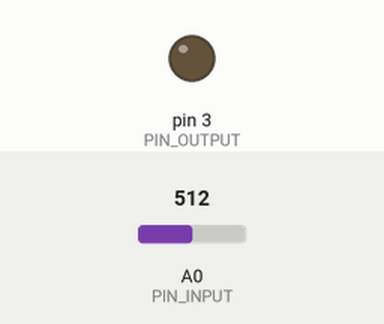
Recording of a sketch running on a simulated Arduino Uno, built with avr-gcc and run on an emulated ATmega328P. Parts: output pins drawn as LEDs (lit = HIGH). Inputs (shaded band) come from the test bench; at power-on: A0 (PIN_INPUT) = 512.

Above: at 1.2 s.
1.3 s: A0 (PIN_INPUT) set to 60
At 1.85 s:
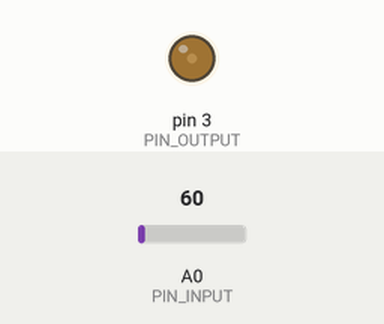
4.3 s: A0 (PIN_INPUT) set to 122
5.8 s: A0 (PIN_INPUT) set to 0
At 7.3 s:
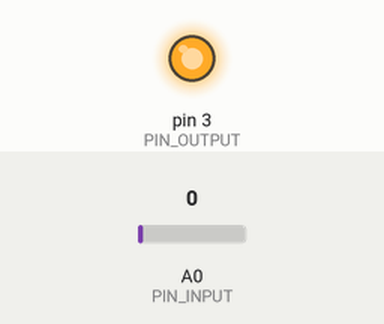
7.6 s: A0 (PIN_INPUT) set to 306
At 8.5 s:
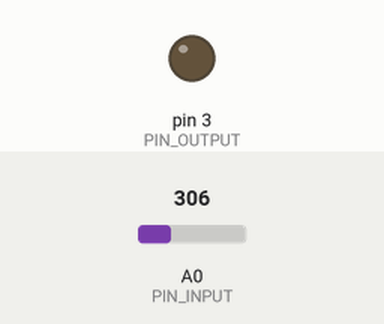
Timing chart, 0 to 10.1 s (numbered marks = the images above; inputs shaded):
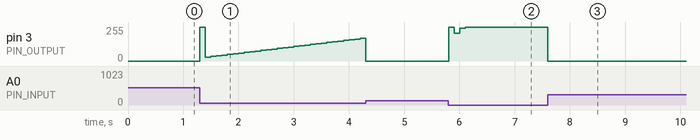

Measured:
- after the input at 1.3 s, pin 3 (PIN_OUTPUT): 0/255 → 255/255 at once, → 30/255 0.10 s later, → 35/255 0.10 s later, → 40/255 0.10 s later, … (30 changes in this stretch)
- after the input at 5.8 s, pin 3 (PIN_OUTPUT): 0/255 → 255/255 at once, → 210/255 0.10 s later, → 245/255 0.10 s later, → 255/255 0.10 s later
- after the input at 7.6 s, pin 3 (PIN_OUTPUT): 255/255 → 0/255 at once

The sketch:

pid.ino
```cpp
/********************************************************
 * PID Basic Example
 * Reading analog input 0 to control analog PWM output 3
 ********************************************************/

#include <PID_v1.h>

#define PIN_INPUT 0
#define PIN_OUTPUT 3

//Define Variables we'll be connecting to
double Setpoint, Input, Output;

//Specify the links and initial tuning parameters
double Kp=2, Ki=5, Kd=1;
PID myPID(&Input, &Output, &Setpoint, Kp, Ki, Kd, DIRECT);

PID myPID2(&Input, &Output, &Setpoint, Kp, Ki, Kd, DIRECT);

void setup()
{
  //initialize the variables we're linked to
  Input = analogRead(PIN_INPUT);
  Setpoint = 70;

  //turn the PID on
  myPID.SetMode(AUTOMATIC);
}

void loop()
{
  Input = analogRead(PIN_INPUT);
  myPID.Compute();
  analogWrite(PIN_OUTPUT, Output);
}
```
